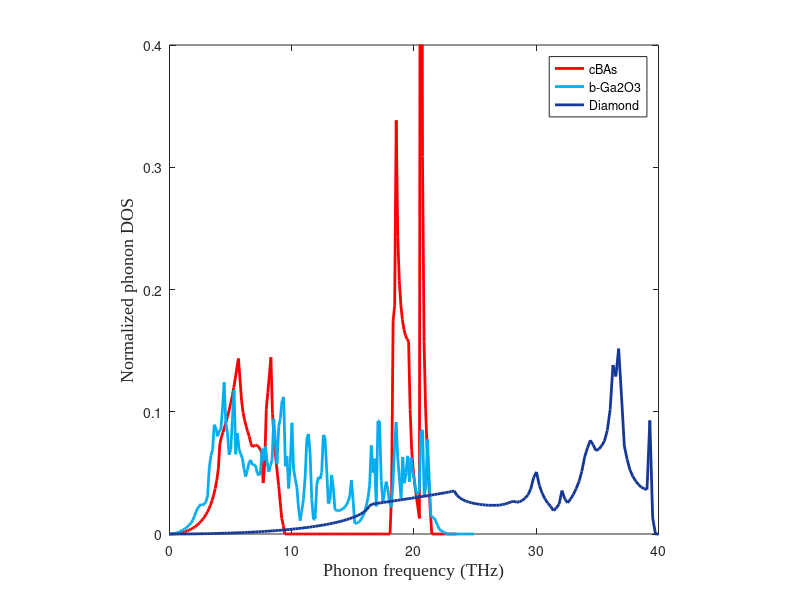

This figure's MATLAB source:
clear; close all; 
colorred=[255,0,0]/255;colorblue=[3,174,240]/255;colorblue2=[21,56,148]/255;Fontsize=13;

%%
BAs=load ('total_dos_BAs.dat');
hBAs=plot(BAs(:,1),BAs(:,2)/6,'-',...
'linewidth',2,'color',colorred,'MarkerSize',6,'MarkerFaceColor',colorred);
hold on
% area(BAs(:,1),BAs(:,2)/6, 'FaceColor', colorred, 'FaceAlpha', 0.2, 'EdgeColor', 'none');
% hold on;



%%
GaO=load ('total_dos_GaO.dat');
hGaO=plot(GaO(:,1),GaO(:,2)/30,'-',...
'linewidth',2,'color',colorblue,'MarkerSize',6,'MarkerFaceColor',colorblue);
hold on
% area(GaO(:,1),GaO(:,2)/30, 'FaceColor', colorblue, 'FaceAlpha', 0.1, 'EdgeColor', 'none');
% hold on;

%%
diamond=load ('total_dos_diamond.dat');
hdiamond=plot(diamond(:,1),diamond(:,2)/6,'-',...
'linewidth',2,'color',colorblue2,'MarkerSize',6,'MarkerFaceColor',colorblue2);
hold on
% area(diamond(:,1),diamond(:,2)/6, 'FaceColor', colorblue2, 'FaceAlpha', 0.2, 'EdgeColor', 'none');
% hold on;

xlabel("Phonon frequency (THz)",'Fontname', 'Times New Roman', 'Fontsize', Fontsize)
ylabel("Normalized phonon DOS",'Fontname', 'Times New Roman', 'Fontsize', Fontsize)
legend([hBAs,hGaO,hdiamond],'cBAs','b-Ga2O3','Diamond')
xlim([0 40])
ylim([0 0.4])
axis square;
